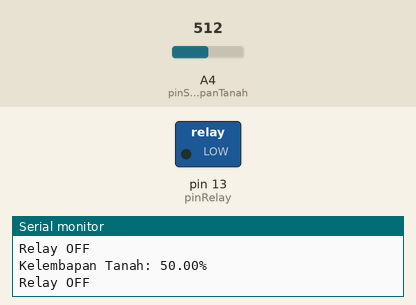
The sketch below on a simulated Arduino Uno, built with avr-gcc and run on an emulated ATmega328P. Shown: switched loads named in the sketch (green lamp = pin HIGH), the last lines printed to the serial monitor. The inputs (shaded band) are chosen by the test bench; at power-on: A4 (pinSensorKelembapanTanah) = 512.

Above: at 1.8 s.
1.9 s: A4 (pinSensorKelembapanTanah) set to 315
3.4 s: A4 (pinSensorKelembapanTanah) set to 299
At 4.6 s:
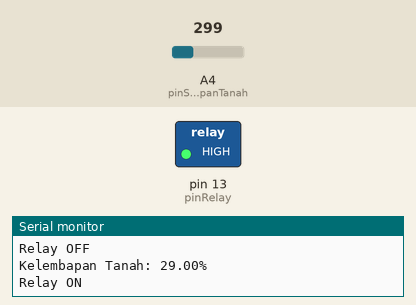
5.5 s: A4 (pinSensorKelembapanTanah) set to 511
At 7.2 s:
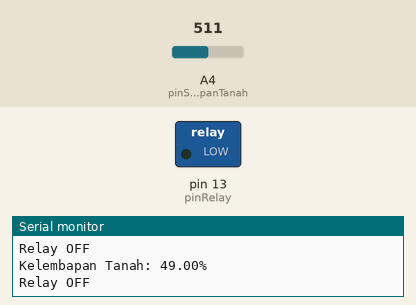
7.5 s: A4 (pinSensorKelembapanTanah) set to 306
At 9.0 s:
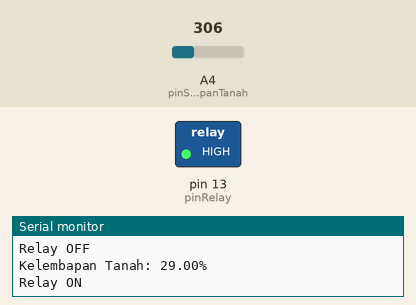
Timing chart, 0 to 10.5 s (numbered marks = the images above; inputs shaded):
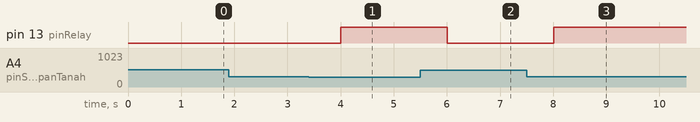

The sketch:

kelembapantanah.ino
```cpp
// Definisikan pin yang terhubung ke sensor kelembapan tanah
const int pinSensorKelembapanTanah = A4;
// Definisikan pin yang terhubung ke relay
const int pinRelay = 13;

void setup() {
  // Mulai Serial untuk output debugging
  Serial.begin(9600);

  // Set pin relay sebagai output
  pinMode(pinRelay, OUTPUT);
}

void loop() {
  // Baca nilai analog dari sensor kelembapan tanah
  int nilaiKelembapanTanah = analogRead(pinSensorKelembapanTanah);

  // Konversi nilai analog ke persentase kelembapan (dengan rentang sensor tertentu)
  float persentaseKelembapan = map(nilaiKelembapanTanah, 0, 1023, 0, 100);

  // Tampilkan nilai kelembapan pada Serial Monitor
  Serial.print("Kelembapan Tanah: ");
  Serial.print(persentaseKelembapan);
  Serial.println("%");

  // Tentukan batas kelembapan untuk mengaktifkan atau mematikan relay
  int batasKering = 30; // Ganti dengan batas sesuai kebutuhan

  // Kontrol relay berdasarkan kelembapan tanah
  if (persentaseKelembapan < batasKering) {
    // Tanah kering, aktifkan relay
    digitalWrite(pinRelay, HIGH);
    Serial.println("Relay ON");
  } else {
    // Tanah basah, matikan relay
    digitalWrite(pinRelay, LOW);
    Serial.println("Relay OFF");
  }

  // Tunda selama beberapa detik sebelum membaca ulang
  delay(1000);
}
```

Measured:
- the behaviour switches between 307 and 306 on A4 (pinSensorKelembapanTanah) (found by bisection; images 0 and 1)
- after the input at 3.4 s, pin 13 (pinRelay): LOW → HIGH after 0.60 s
- after the input at 5.5 s, pin 13 (pinRelay): HIGH → LOW after 0.51 s
- after the input at 7.5 s, pin 13 (pinRelay): LOW → HIGH after 0.51 s
